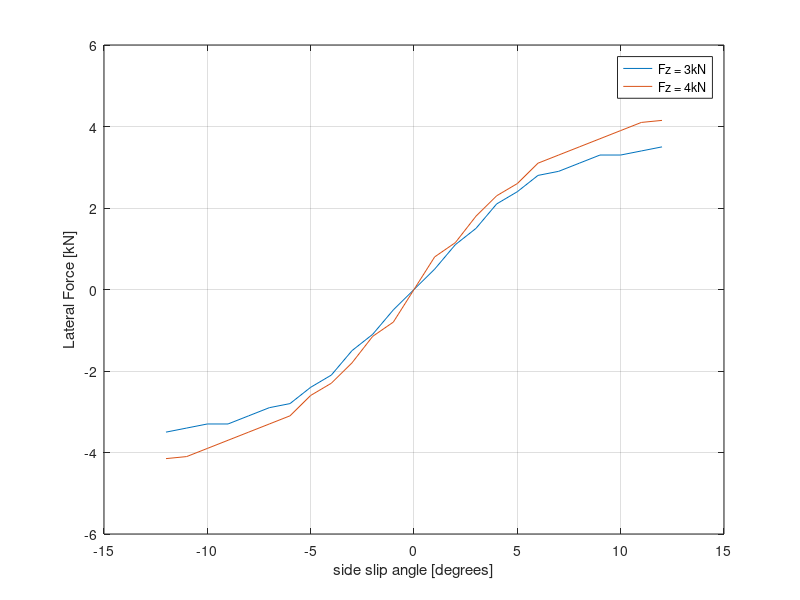
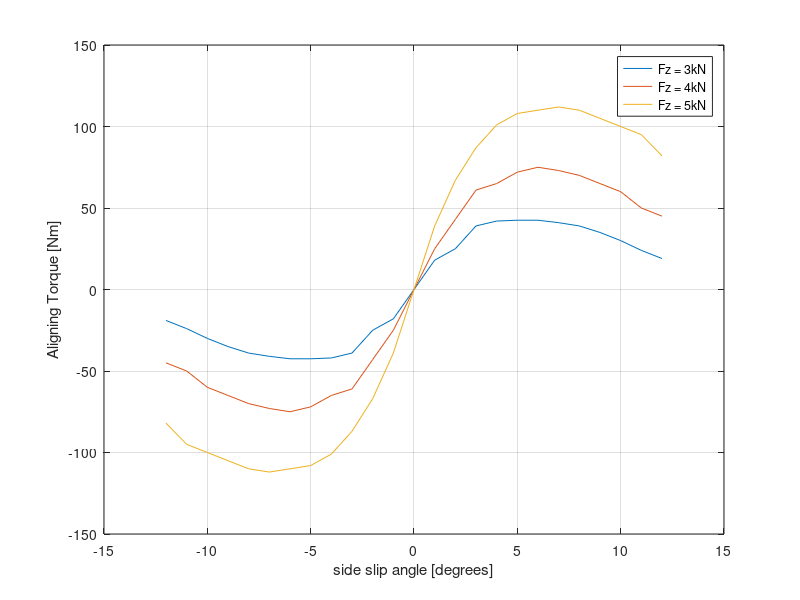

Recreate these plots in MATLAB, in order.
a = 0:12;    % side slip angle[degree]
a2 = -12:12;
Fy_3 = [0 0.5 1.1 1.5 2.1 2.4 2.8 2.9 3.1 3.3 3.3 3.4 3.5];   % lateral force [kN]
Mz_3 = [18 25 39 42 42.5 42.5 41 39 35 30 24 19];    % aligning torque [Nm]
Fy_4 = [0 0.8 1.15 1.8 2.3 2.6 3.1 3.3 3.5 3.7 3.9 4.1 4.15];
Mz_4 = [25 43 61 65 72 75 73 70 65 60 50 45];
Mz_5 = [39 67 87 101 108 110 112 110 105 100 95 82];

Fy = [-1*flip(Fy_3) 0.5 1.1 1.5 2.1 2.4 2.8 2.9 3.1 3.3 3.3 3.4 3.5;-1*flip(Fy_4) 0.8 1.15 1.8 2.3 2.6 3.1 3.3 3.5 3.7 3.9 4.1 4.15];
plot(a2,Fy);
xlabel("side slip angle [degrees]")
ylabel("Lateral Force [kN]")
grid
legend("Fz = 3kN","Fz = 4kN")

figure

Mz=[-1*flip(Mz_3) 0 Mz_3;
    -1*flip(Mz_4) 0 Mz_4;
    -1*flip(Mz_5) 0 Mz_5];
plot(a2,Mz);
xlabel("side slip angle [degrees]")
ylabel("Aligning Torque [Nm]")
grid
legend("Fz = 3kN","Fz = 4kN","Fz = 5kN")